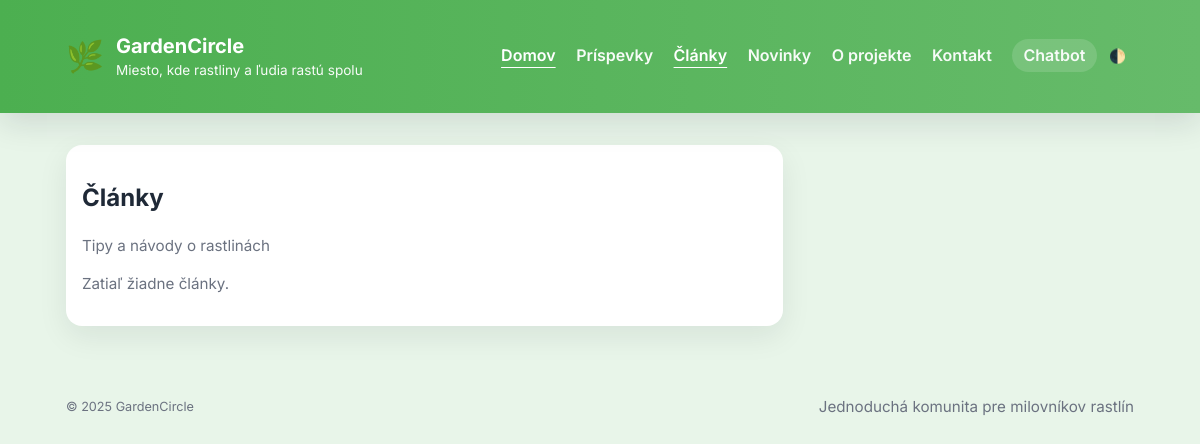
Page /articles on the earlier database version.
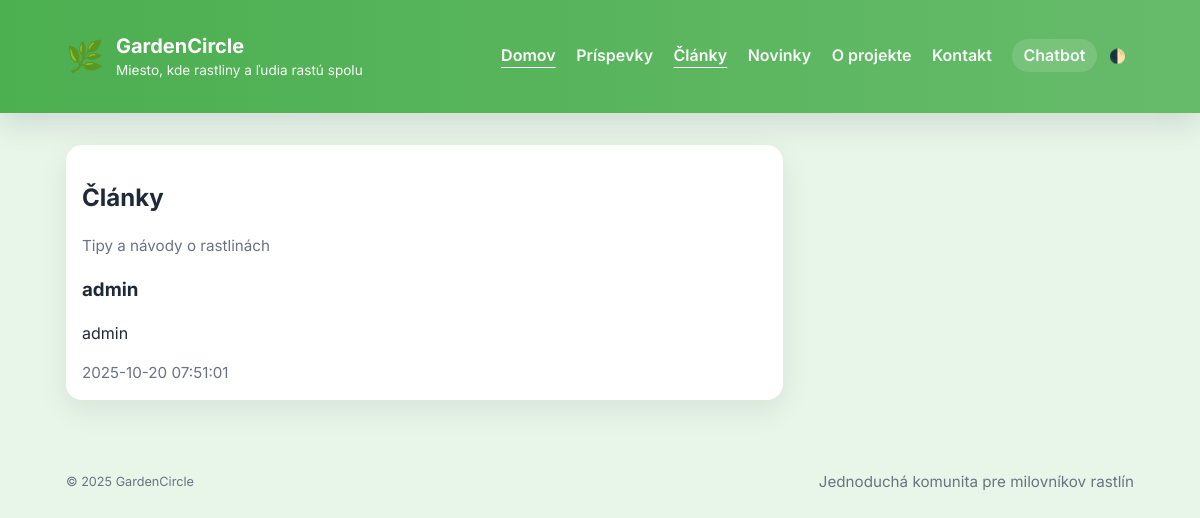
Same page on the later database version.
### tables this page shows
CREATE TABLE articles (
            id INTEGER PRIMARY KEY AUTOINCREMENT,
            title TEXT NOT NULL,
            content TEXT NOT NULL,
            image_path TEXT,
            created_at TIMESTAMP NOT NULL DEFAULT (datetime('now'))
        );

### backend/routes.py (the view)
    @app.route("/articles")
    def articles():
        db = get_db()
        rows = db.execute("SELECT id, title, content, image_path, created_at FROM articles ORDER BY created_at DESC").fetchall()
        items = [{"id":r[0],"title":r[1],"content":r[2],"image_path":r[3],"created_at":r[4]} for r in rows]
        return render_template("articles.html", items=items)

### backend/database.py (called while the page is built)
def get_db():
    db = getattr(g, "_database", None)
    if db is None:
        os.makedirs(os.path.dirname(DB_PATH), exist_ok=True)
        db = g._database = sqlite3.connect(DB_PATH)
        db.row_factory = sqlite3.Row
    return db

### templates/articles.html (shortened to what this page needs)
{% extends 'base.html' %}
{% block content %}
    <section class="card">
      <header class="section-header">
        <h2>Články</h2>
        <p class="muted">Tipy a návody o rastlinách</p>
      </header>
      <div class="articles-grid">
        {% for a in items %}
          <article class="article-card">
            <h3>{{ a.title }}</h3>
            <p>{{ a.content }}</p>
            <small class="muted">{{ a.created_at }}</small>
          </article>
        {% else %}
          <p class="muted">Zatiaľ žiadne články.</p>
        {% endfor %}
      </div>
    </section>
{% endblock %}

### templates/base.html (shortened to what this page needs)
<!doctype html>
<html lang="sk">
<head>
  <link rel="stylesheet" href="{{ url_for('static', filename='css/style.css') }}">
</head>
<body class="{% block body_class %}{% endblock %}">
  <header class="site-header">
    <div class="container header-inner">
      <a class="brand" href="{{ url_for('home') }}">
        <span class="logo" aria-hidden="true">🌿</span>
        <div>
          <h1>GardenCircle</h1>
          <p class="tagline">Miesto, kde rastliny a ľudia rastú spolu</p>
        </div>
      </a>
      <nav class="main-nav" aria-label="Hlavná navigácia">
        <a href="{{ url_for('home') }}">Domov</a>
        <a href="{{ url_for('posts_page') }}">Príspevky</a>
        <a href="{{ url_for('articles') }}">Články</a>
        <a href="{{ url_for('news') }}">Novinky</a>
        <a href="{{ url_for('about') }}">O projekte</a>
        <a href="{{ url_for('contact') }}">Kontakt</a>
        <a class="pill" href="{{ url_for('chatbot_placeholder') }}">Chatbot</a>
        <button id="themeToggle" class="btn small" type="button" title="Prepínač témy">🌓</button>
      </nav>
    </div>
  </header>
  <main class="container">
    {% block content %}{% endblock %}
  </main>
  <footer class="site-footer">
    <div class="container footer-inner">
      <small>© {{ 2025 }} GardenCircle</small>
      <span class="muted">Jednoduchá komunita pre milovníkov rastlín</span>
    </div>
  </footer>
</body>
</html>

### static/css/style.css (style rules this page uses)
:root { --bg: #E8F5E9; --card: #ffffff; --accent: #4CAF50; --accent-dark: #2E7D32; --muted: #6b7280; --text: #1f2937; --radius: 16px; --shadow: 0 10px 30px rgba(16,24,40,0.08); --max-width: 1100px; --gap: 1rem; font-synthesis: none; }
* { box-sizing:border-box }
html,body { height:100% }
body { margin:0; font-family: Inter, system-ui, -apple-system, "Segoe UI", Roboto, "Helvetica Neue", Arial; background:var(--bg); color:var(--text); -webkit-font-smoothing:antialiased; -moz-osx-font-smoothing:grayscale; line-height:1.45; }
.container { max-width:var(--max-width); margin:0 auto; padding:1rem; }
.site-header { background:linear-gradient(90deg, var(--accent) 0%, #66bb6a 100%); color:white; padding:1rem 0; box-shadow:0 10px 30px rgba(16,24,40,0.12); position:sticky;top:0;z-index:10; }
.header-inner { display:flex; align-items:center; justify-content:space-between; }
.brand { display:flex;align-items:center;gap:.75rem;text-decoration:none;color:white }
.brand h1 { margin:0;font-size:1.25rem }
.tagline { font-size:0.85rem;margin:0;opacity:.95 }
.logo { font-size:1.9rem }
.main-nav a { color:white;text-decoration:none;margin-left:1rem;font-weight:600;opacity:.95;transition:.2s ease }
.main-nav .pill { background:rgba(255,255,255,.15);padding:.4rem .7rem;border-radius:999px }
.main-nav a.active { opacity:1;text-decoration:underline;text-underline-offset:6px }
.card { background:var(--card); border-radius:var(--radius); padding:1rem; margin-top:1rem; box-shadow:var(--shadow); transition: transform .12s ease, box-shadow .12s ease; }
.muted { color:var(--muted);font-size:.95rem }
.btn { display:inline-flex;align-items:center;gap:.5rem; border:0;padding:.5rem .75rem;border-radius:10px;cursor:pointer; font-weight:600; background:transparent; }
.btn.small { padding:.25rem .5rem;font-size:.85rem;border-radius:8px }
.site-footer { padding:1.2rem 0;text-align:center;color:var(--muted);font-size:.95rem;margin-top:1.2rem }
.footer-inner { display:flex;justify-content:space-between;align-items:center;gap:1rem }
@media (min-width:900px) { main.container { display:grid;grid-template-columns:3fr 1.4fr;gap:1rem } }

Differences in the rows shown:
added articles: title "admin", content "admin", created_at "2025-10-20 07:51:01"
Other differences:
text no longer shown: "Zatiaľ žiadne články."
